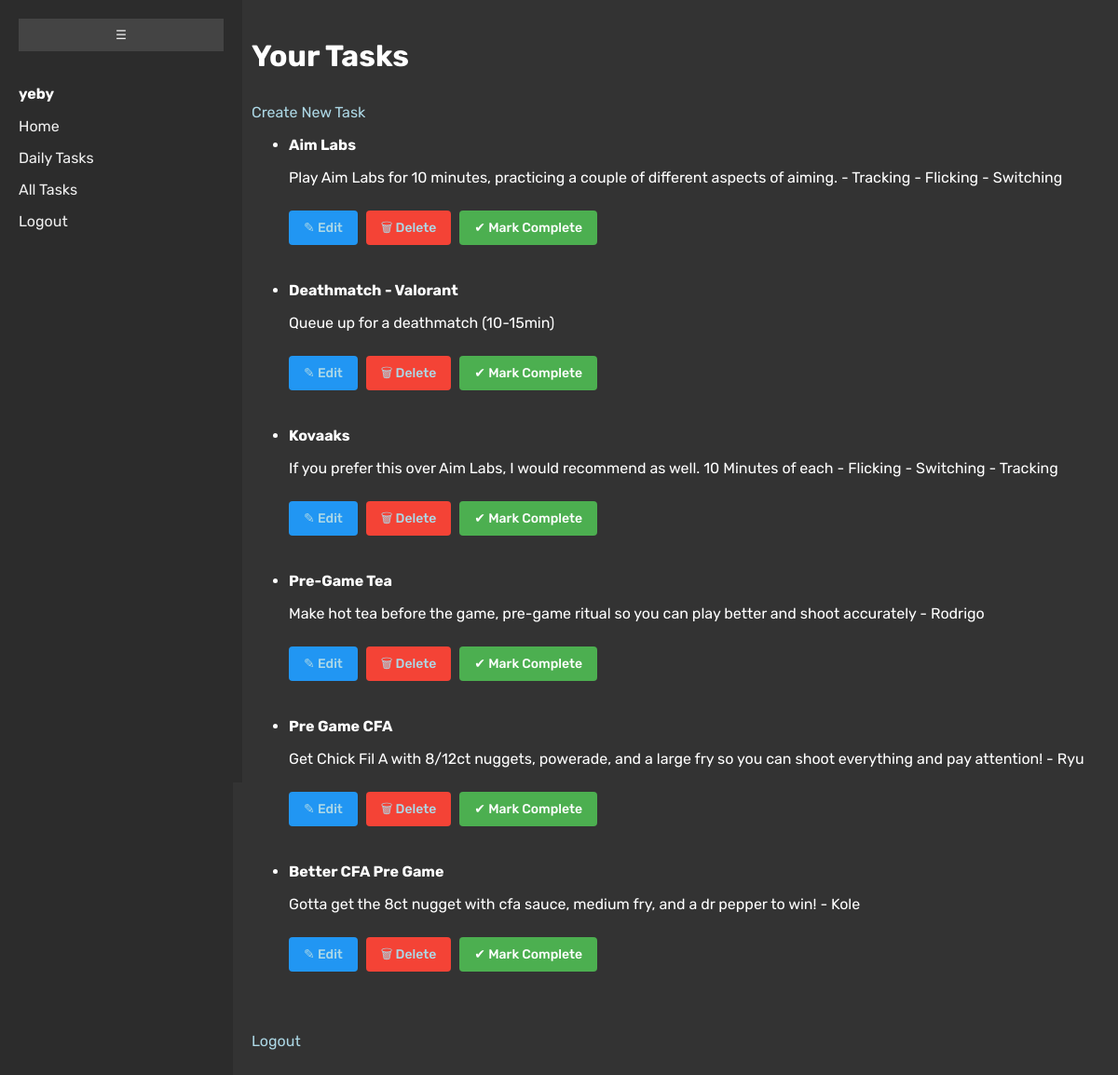
Page /tasks/ (signed in) on the committed database.
### tasks/models.py (models this page shows, shortened)
class Task(models.Model):
    user = models.ForeignKey(User, on_delete=models.CASCADE)
    title = models.CharField(max_length=255)
    description = models.TextField(blank=True)
    created_at = models.DateTimeField(auto_now_add=True)
    completed = models.BooleanField(default=False)
    is_daily = models.BooleanField(default=False)
    completed_at = models.DateTimeField(null=True, blank=True)

### tasks/views.py (the view)
# urls.py: path('', views.task_list, name='task_list'),
@login_required
def task_list(request):
    tasks = Task.objects.filter(user=request.user)
    return render(request, 'tasks/task_list.html', {'tasks': tasks})

### templates/tasks/task_list.html (shortened to what this page needs)
{% load static %}
<!DOCTYPE html>
<html>
    <head>
            <link rel="stylesheet" type="text/css" href="{% static 'css/style.css' %}">
            <link rel="stylesheet" type="text/css" href="{% static 'css/forms.css' %}">
    </head>
    <body>
        {% include 'partials/navbar.html' %}
        <div class="content">
        <h1>Your Tasks</h1>
        <a href="{% url 'task_create' %}">Create New Task</a>
        <ul>
            {% for task in tasks %}
                <li style="margin-bottom: 20px;">
                    <strong>{{ task.title }}</strong>
                    <p>{{ task.description }}</p>
                    <a href="{% url 'task_update' task.id %}" class="btn edit-btn">✎ Edit</a>
                    <a href="{% url 'task_delete' task.id %}" class="btn delete-btn">🗑 Delete</a>
                    {% if task.completed %}
                        <span style="color: #4CAF50;">✔ Completed</span>
                    {% else %}
                        <form method="POST" action="{% url 'task_complete' task.id %}" class="inline-form">
                            <button type="submit" class="btn complete-btn">✔ Mark Complete</button>
                        </form>
                    {% endif %}
                </li>
                <br>
            {% endfor %}
        </ul>
        <p><a href="{% url 'logout' %}">Logout</a></p>
        </div>
    </body>
</html>

### templates/partials/navbar.html (shortened to what this page needs)
{% load static %}
<div class="sidebar" id="sidebar">
  <button class="toggle-btn" id="toggleBtn">☰</button>
  {% if user.is_authenticated %}
    <p style="color: #fff; font-weight: bold;">{{ user.username }}</p>
    <a href="{% url 'home' %}"><span class="link-text">Home</span></a>
    <a href="{% url 'daily_tasks' %}"><span class="link-text">Daily Tasks</span></a>
    <a href="{% url 'task_list' %}"><span class="link-text">All Tasks</span></a>
    <a href="{% url 'logout' %}"><span class="link-text">Logout</span></a>
  {% else %}
    <a href="{% url 'home' %}"><span class="link-text">Home</span></a>
    <a href="{% url 'login' %}"><span class="link-text">Login</span></a>
    <a href="{% url 'signup' %}"><span class="link-text">Sign Up</span></a>
  {% endif %}
</div>

### static/css/style.css (style rules this page uses)
html, body { background-color: #2c2c2c; margin: 0; padding: 0; font-family: 'Rubik', sans-serif; }
.content { margin-left: 250px; padding: 20px; background-color: #333; min-height: 100vh; color: #fff; transition: margin-left 0.3s; }
.btn { display: inline-block; padding: 8px 16px; border: none; border-radius: 4px; text-decoration: none; font-weight: 500; color: white; cursor: pointer; margin-right: 5px; font-size: 14px; line-height: 1.5; transition: background-color 0.2s ease; }
.btn:where(button) { font-family: inherit; appearance: none; -webkit-appearance: none; background: none; }
.edit-btn { background-color: #2196F3; }
.delete-btn { background-color: #f44336; }
.complete-btn { background-color: #4CAF50; }
li form { display: inline; }

### static/css/forms.css (style rules this page uses)
html, body { margin: 0; padding: 0; font-family: 'Rubik', sans-serif; }
.content { margin-left: 250px; padding: 20px; background-color: #333; min-height: 100vh; color: #fff; transition: margin-left 0.3s; }
.content a { display: inline-block; margin-top: 10px; color: lightblue; text-decoration: none; }

### templates/partials/navbar.html (style rules this page uses)
.sidebar { width: 220px; height: 100vh; background-color: #2c2c2c; padding: 20px; position: fixed; top: 0; left: 0; transition: width 0.3s, padding 0.3s; overflow: hidden; font-family: 'Rubik', sans-serif; }
.sidebar p, .sidebar a { transition: opacity 0.3s, visibility 0.3s; }
.sidebar a { display: block; color: #f0f0f0; text-decoration: none; margin: 15px 0; }
.toggle-btn { background-color: #444; border: none; color: #f0f0f0; padding: 10px; cursor: pointer; width: 100%; text-align: center; margin-bottom: 20px; }

### rows in the picture
Task: title "Aim Labs", description "Play Aim Labs for 10 minutes, practicing a couple of different aspects of aiming. - Tracking - Flicking - Switching", completed "✔ Mark Complete"
Task: title "Deathmatch - Valorant", description "Queue up for a deathmatch (10-15min)", completed "✔ Mark Complete"
Task: title "Kovaaks", description "If you prefer this over Aim Labs, I would recommend as well. 10 Minutes of each - Flicking - Switching - Tracking", completed "✔ Mark Complete"
Task: title "Pre-Game Tea", description "Make hot tea before the game, pre-game ritual so you can play better and shoot accurately - Rodrigo", completed "✔ Mark Complete"
Task: title "Pre Game CFA", description "Get Chick Fil A with 8/12ct nuggets, powerade, and a large fry so you can shoot everything and pay attention! - Ryu", completed "✔ Mark Complete"
Task: title "Better CFA Pre Game", description "Gotta get the 8ct nugget with cfa sauce, medium fry, and a dr pepper to win! - Kole", completed "✔ Mark Complete"

### other values in the picture
{{ user.username }} "yeby"
